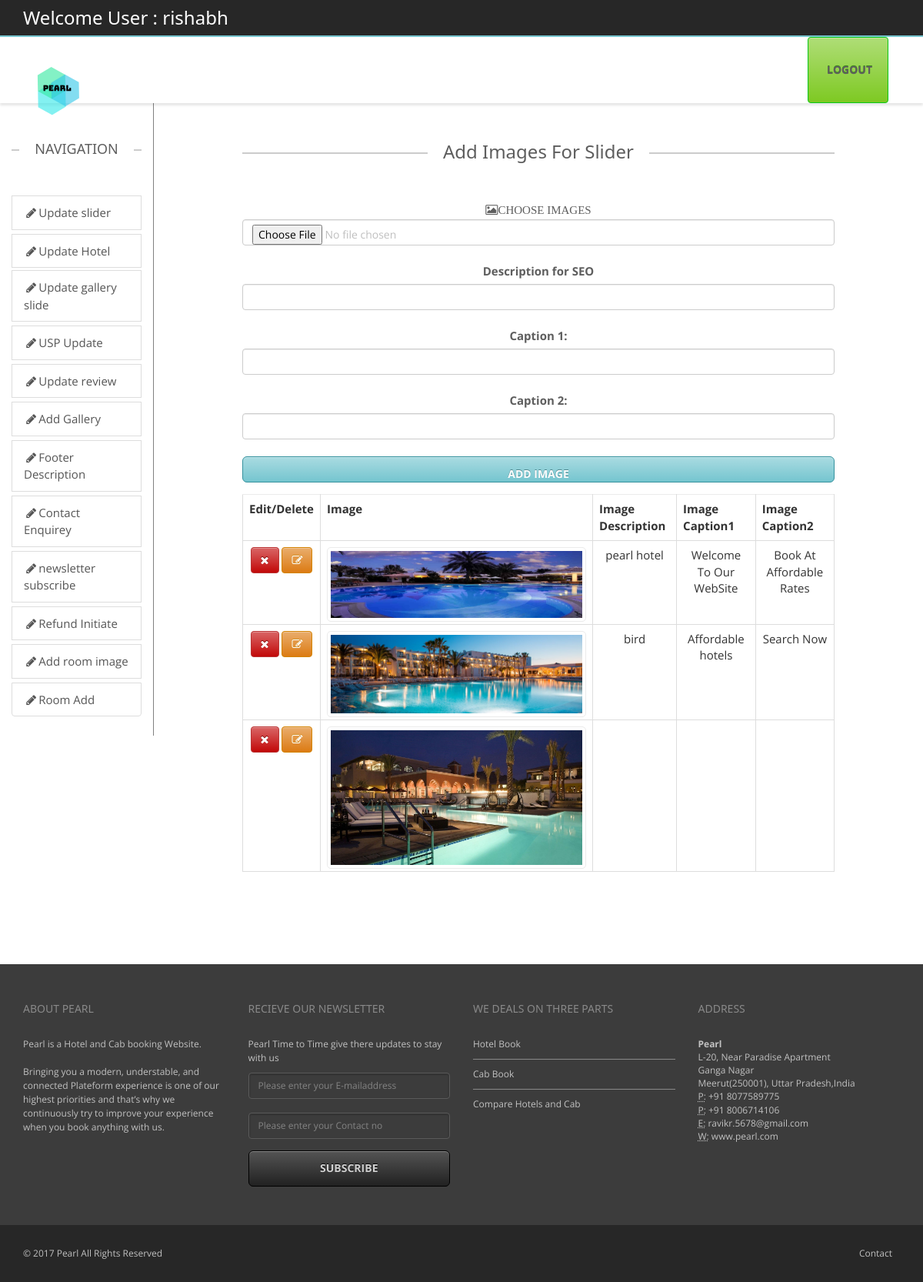
Page /backend/addimage.php (signed in) on the committed database.
### tables this page shows
CREATE TABLE `slider` (
  `id` int(11) NOT NULL,
  `Path` varchar(200) DEFAULT NULL,
  `description` varchar(300) DEFAULT NULL,
  `caption` varchar(200) DEFAULT NULL,
  `caption2` varchar(200) DEFAULT NULL
);

### backend/addimage.php (the view, shortened to what this page needs)
<?php
include("headeradmin.php");
include("navigation.php");?>
        <div class="col-sm-1 ">
        </div>
		<div class="col-sm-8">
        <div class="containe-fluid text-center" >
             <h3 class="lined-heading mt50">
            <span>
          Add Images For Slider
            </span>
        </h3>
        <form action="add.php" class="form-group" method="post" enctype="multipart/form-data" >
        <label class="fa fa-photo">CHOOSE IMAGES</label><br>
        <input class="form-control" type="file" id="image" name="image" required/><br>
        <label >Description for  SEO</label><br>
        <input class="form-control" type="text" value="" name="description" id="description" /><br>
         <label >Caption 1:</label><br>
        <input class="form-control" type="text" value="" name="caption" id="caption" /><br>
        <label >Caption 2:</label><br>
        <input class="form-control" type="text" value="" name="caption1" id="caption1" /><br>
        <input type="submit" class="form-control btn btn-lg btn-primary" value="Add Image" />
        </form>
         <table class="table table-hover table-stripped table-bordered">
           <tr>
         <th>Edit/Delete</th> <th>Image</th> <th>Image Description</th> <th>Image Caption1</th> <th>Image Caption2</th>
           </tr>
          <?php
		  include("connect.php");
             $res=mysqli_query($con,"select * from slider")or die(mysqli_error($con));
		     while($row=mysqli_fetch_array($res)){
		  ?>
             <tr>
             <td>
             <a href="updateslider.php?iddelete=<?php echo $row[0];?>" class="btn btn-danger"><span class="fa fa-remove"></span> </a>
             <a href="updateslider.php?idedit=<?php echo $row[0];?>" class="btn btn-warning"><span class="fa fa-edit"></span> </a>
             </td>
             <td>
               <img src="../images/slides/<?php echo $row[1];?>" class="img img-thumbnail" style="col-sm-2" />
             </td>
             <td>
             <?php echo $row[2];?>
             </td>
             <td>
             <?php echo $row[3];?>
             </td>
             <td>
             <?php echo $row[4];?>
             </td>
             </tr>
          <?php }?>
        </table>
		</div>
		</div>
        <div class="col-sm-1">
        </div>
	</div>
</div>
<?php include("footer.php");?>

### backend/css/theme.css (style rules this page uses)
body { overflow-x: hidden; }
html, html a { -webkit-font-smoothing: antialiased !important; }
h1, h2, h3, h4, h5, h6, .h1, .h2, .h3, .h4, .h5, .h6 { font-family: "Open Sans", "Helvetica Neue", Helvetica, Arial, sans-serif; font-weight: 600; line-height: 1.1; color: #5e5e5e; }
h3, .h3 { font-size: 18px; }
.lined-heading { position: relative; margin-top: 0; margin-bottom: 50px; text-align: center; display: block; }
h1.lined-heading:before, h2.lined-heading:before, h3.lined-heading:before, h4.lined-heading:before, h5.lined-heading:before, h6.lined-heading:before { position: absolute; top: 50%; z-index: 1; display: block; width: 100%; height: 1px; border-top: 2px solid #ccc; content: ""; }
h1.lined-heading span, h2.lined-heading span, h3.lined-heading span, h4.lined-heading span, h5.lined-heading span, h6.lined-heading span { position: relative; z-index: 1; padding: 0 20px; background: #fff; display: inline-block; }
body ,.ui-widget, .revolution-starhotel { font-family: "Open Sans", "Helvetica Neue", Helvetica, Arial, sans-serif !important; font-size: 13px; }
a { text-decoration: none; -webkit-transition: color 0.2s ease-in; -moz-transition: color 0.2s ease-in; -ms-transition: color 0.2s ease-in; -o-transition: color 0.2s ease-in; transition: color 0.2s ease-in; }
.mt50 { margin-top: 50px; }
label { color: #5e5e5e; }
.form-control { color: #bfbfbf; }
.btn { background: -moz-linear-gradient(top, rgba(255,255,255,0.38) 0%, rgba(255,255,255,0) 100%); background: -webkit-gradient(linear, left top, left bottom, color-stop(0%, rgba(255,255,255,0.38)), color-stop(100%, rgba(255,255,255,0))); background: -webkit-linear-gradient(top, rgba(255,255,255,0.38) 0%, rgba(255,255,255,0) 100%); background: -o-linear-gradient(top, rgba(255,255,255,0.38) 0%, rgba(255,255,255,0) 100%); background: -ms-linear-gradient(top, rgba(255,255,255,0.38) 0%, rgba(255,255,255,0) 100%); background: linear-gradient(to bottom, rgba(255,255,255,0.38) 0%, rgba(255,255,255,0) 100%); filter: progid:DXImageTransform.Microsoft.gradient( startColorstr='#61ffffff', endColorstr='#00ffffff', GradientType=0 ); color: #ffffff; -webkit-box-shadow: inset 0 1px 0 0 rgba(255,255,255,0.3); box-shadow: inset 0 1px 0 0 rgba(255,255,255,0.3); -webkit-transition: all 0.1s ease-in; -moz-transition: all 0.1s ease-in; -ms-transition: all 0.1s ease-in; -o-transition: all 0.1s ease-in; transition: all 0.1s ease-in; text-transform: uppercase; font-weight: bold; }
.btn-lg { padding: 13px 18px; font-size: 14px; }
.btn-warning { background-color: #dc7b13; border-color: #d48405; text-shadow: 0 -1px 0 #d29128; }
.btn-danger { background-color: #c20808; border-color: #ba3535; text-shadow: 0 -1px 0 #760202; }
.img-thumbnail { border: 1px solid #ebebeb; -webkit-border-radius: 5px 5px 5px 5px; border-radius: 5px 5px 5px 5px; }
.table > thead > tr > th, .table > tbody > tr > th, .table > tfoot > tr > th, .table > thead > tr > td, .table > tbody > tr > td, .table > tfoot > tr > td { border-top: 1px solid #ebebeb; }

### backend/css/w3.css (style rules this page uses)
button,hr,input { overflow:visible }
html { box-sizing:border-box;-ms-text-size-adjust:100%;-webkit-text-size-adjust:100%;overflow-x:hidden }
*,:after,:before { box-sizing:inherit }
body { margin:0 }
a { background-color:transparent;-webkit-text-decoration-skip:objects;color:inherit }
img { border-style:none;margin-bottom:-5px }
button,input,select,textarea { font:inherit;margin:0 }
[type=reset],[type=submit],button,html [type=button] { -webkit-appearance:button }
body,html { font-family:Verdana,sans-serif;font-size:15px;line-height:1.5 }
h3 { font-size:24px }
h1,h2,h3,h4,h5,h6 { font-family:"Segoe UI",Arial,sans-serif;font-weight:400;margin:10px 0 }

### backend/css/colors/turquoise.css (style rules this page uses)
a { color: #75c5cf; }
.btn-primary { background-color: #75c5cf; border-color: #35929e; text-shadow: 0 -1px 0 #50878e; }

### rows in the picture
slider: Path (picture), description "pearl hotel", caption "Welcome To Our WebSite", caption2 "Book At Affordable Rates"
slider: Path (picture), description "bird", caption "Affordable hotels", caption2 "Search Now"
slider: Path (picture)

### other values in the picture
$_SESSION['login_user'] "rishabh"
